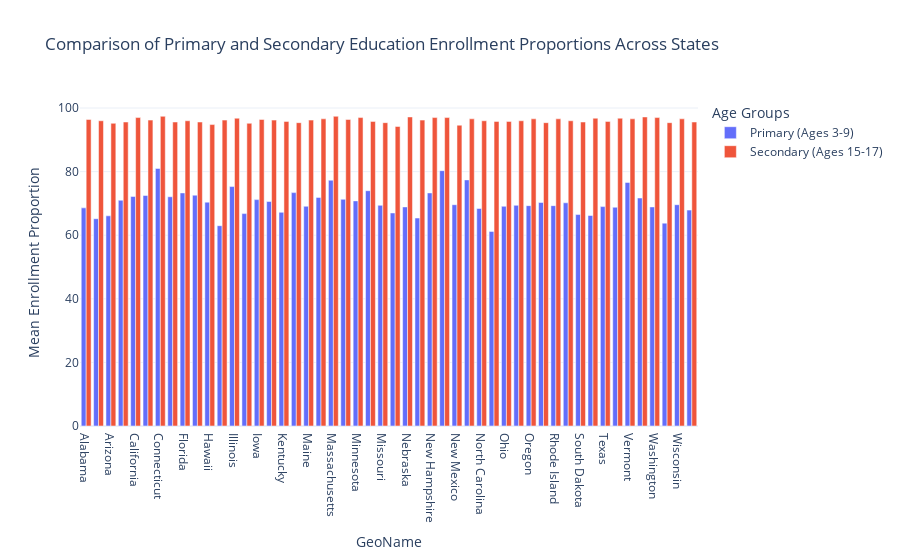

The notebook cell this image was saved under:
### Markdown cell above
## 3. COMPARISON OF PRIMARY  AND SECONDARY  EDUCATION ENROLLMENT PROPORTIONS ACROSS STATES

### Code cell
# Define the age group columns for primary and secondary
primary_age_groups = ['C_SR_POP_SCHOOL_AGE_Y3T4', 'C_SR_POP_SCHOOL_AGE_Y5T9']
secondary_age_groups = ['C_SR_POP_SCHOOL_AGE_Y15T17']

aggregated_by_geoname = edtech2_df.groupby('GeoName')[primary_age_groups + secondary_age_groups].mean()
aggregated_by_geoname['Primary_Mean'] = aggregated_by_geoname[primary_age_groups].sum(axis=1) / 2

# Create the interactive bar chart
fig = go.Figure()

# Add primary age group trace (mean of the two primary age group columns)
fig.add_trace(
    go.Bar(
        x=aggregated_by_geoname.index,  # Use GeoName as the x-axis
        y=aggregated_by_geoname['Primary_Mean'],  # Use the calculated mean for primary
        name='Primary (Ages 3-9)',
        hovertemplate="<b>Age Group:</b> Primary (Ages 3-9)<br><b>Mean Enrollment Proportion:</b> %{y:.2f}<br><b>GeoName:</b> %{x}<extra></extra>"
    )
)

# Add secondary age group trace
fig.add_trace(
    go.Bar(
        x=aggregated_by_geoname.index,  # Use GeoName as the x-axis
        y=aggregated_by_geoname[secondary_age_groups].sum(axis=1),  # Sum secondary age group columns
        name='Secondary (Ages 15-17)',
        hovertemplate="<b>Age Group:</b> Secondary (Ages 15-17)<br><b>Mean Enrollment Proportion:</b> %{y:.2f}<br><b>GeoName:</b> %{x}<extra></extra>"
    )
)

# Customize layout
fig.update_layout(
    title="Comparison of Primary and Secondary Education Enrollment Proportions Across States",
    xaxis_title="GeoName",
    yaxis_title="Mean Enrollment Proportion",
    barmode='group',  # Group bars by GeoName
    legend_title="Age Groups",
    template="plotly_white"
)

fig.show()

### Figure 1 — Plotly figure (JSON) as saved in the notebook; plotly's stock layout.template omitted (floating-point values rounded to 4 significant figures)
{"data": [{"hovertemplate": "<b>Age Group:</b> Primary (Ages 3-9)<br><b>Mean Enrollment Proportion:</b> %{y:.2f}<br><b>GeoName:</b> %{x}<extra></extra>", "name": "Primary (Ages 3-9)", "type": "bar", "x": ["Alabama", "Alaska", "Arizona", "Arkansas", "California", "Colorado", "Connecticut", "Delaware", "Florida", "Georgia", "Hawaii", "Idaho", "Illinois", "Indiana", "Iowa", "Kansas", "Kentucky", "Louisiana", "Maine", "Maryland", "Massachusetts", "Michigan", "Minnesota", "Mississippi", "Missouri", "Montana", "Nebraska", "Nevada", "New Hampshire", "New Jersey", "New Mexico", "New York", "North Carolina", "North Dakota", "Ohio", "Oklahoma", "Oregon", "Pennsylvania", "Rhode Island", "South Carolina", "South Dakota", "Tennessee", "Texas", "Utah", "Vermont", "Virginia", "Washington", "West Virginia", "Wisconsin", "Wyoming"], "y": [68.6, 65.2, 66.1, 71, 72.2, 72.5, 81, 72.1, 73.3, 72.6, 70.4, 63, 75.3, 66.8, 71.2, 70.6, 67.2, 73.4, 69.1, 71.9, 77.3, 71.3, 70.8, 74, 69.4, 67, 68.9, 65.4, 73.3, 80.3, 69.6, 77.4, 68.4, 61.2, 69.1, 69.4, 69.3, 70.3, 69.3, 70.2, 66.5, 66.2, 69, 68.8, 76.6, 71.7, 68.9, 63.8, 69.6, 67.9]}, {"hovertemplate": "<b>Age Group:</b> Secondary (Ages 15-17)<br><b>Mean Enrollment Proportion:</b> %{y:.2f}<br><b>GeoName:</b> %{x}<extra></extra>", "name": "Secondary (Ages 15-17)", "type": "bar", "x": ["Alabama", "Alaska", "Arizona", "Arkansas", "California", "Colorado", "Connecticut", "Delaware", "Florida", "Georgia", "Hawaii", "Idaho", "Illinois", "Indiana", "Iowa", "Kansas", "Kentucky", "Louisiana", "Maine", "Maryland", "Massachusetts", "Michigan", "Minnesota", "Mississippi", "Missouri", "Montana", "Nebraska", "Nevada", "New Hampshire", "New Jersey", "New Mexico", "New York", "North Carolina", "North Dakota", "Ohio", "Oklahoma", "Oregon", "Pennsylvania", "Rhode Island", "South Carolina", "South Dakota", "Tennessee", "Texas", "Utah", "Vermont", "Virginia", "Washington", "West Virginia", "Wisconsin", "Wyoming"], "y": [96.4, 96, 95.2, 95.6, 97, 96.2, 97.4, 95.6, 96, 95.6, 94.8, 96.2, 96.8, 95.2, 96.4, 96.2, 95.8, 95.4, 96.2, 96.6, 97.4, 96.4, 97, 95.8, 95.4, 94.2, 97.2, 96.2, 97, 97, 94.6, 96.6, 96, 95.8, 95.8, 96, 96.6, 95.4, 96.6, 96, 95.6, 96.8, 95.8, 96.8, 96.6, 97.2, 97, 95.4, 96.6, 95.6]}], "layout": {"barmode": "group", "legend": {"title": {"text": "Age Groups"}}, "title": {"text": "Comparison of Primary and Secondary Education Enrollment Proportions Across States"}, "xaxis": {"title": {"text": "GeoName"}}, "yaxis": {"title": {"text": "Mean Enrollment Proportion"}}}}
